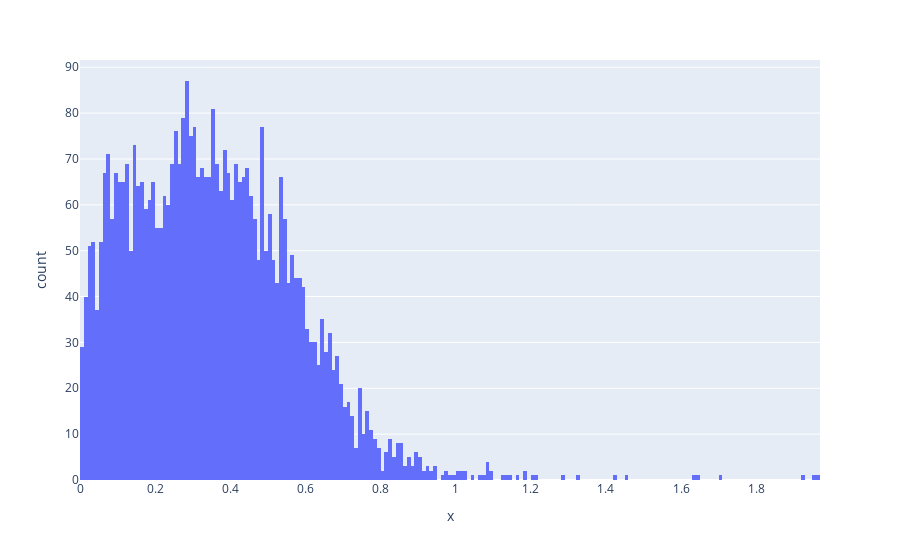

Source (notebook cell):
### Code cell
aux=mielke.rvs(resultado7["mielke"]["k"], resultado7["mielke"]["s"], resultado7["mielke"]["loc"], resultado7["mielke"]["scale"], size=4177)
data["Shucked_weight_sinteticos"]=aux
fig_synt = px.histogram(x=data["Shucked_weight_sinteticos"], nbins=200)
fig_synt.show()

### Figure 1 — Plotly figure (JSON) as saved in the notebook; plotly's stock layout.template omitted (floating-point values rounded to 4 significant figures; data arrays with more than 128 entries replaced by an {"elided": "..."} marker saying what was removed)
{"data": [{"alignmentgroup": "True", "bingroup": "x", "hovertemplate": "x=%{x}<br>count=%{y}<extra></extra>", "legendgroup": "", "marker": {"color": "#636efa", "pattern": {"shape": ""}}, "name": "", "nbinsx": 200, "offsetgroup": "", "orientation": "v", "showlegend": false, "type": "histogram", "x": {"elided": "4177 float values"}, "xaxis": "x", "yaxis": "y"}], "layout": {"barmode": "relative", "legend": {"tracegroupgap": 0}, "margin": {"t": 60}, "xaxis": {"anchor": "y", "domain": [0, 1], "title": {"text": "x"}}, "yaxis": {"anchor": "x", "domain": [0, 1], "title": {"text": "count"}}}}
